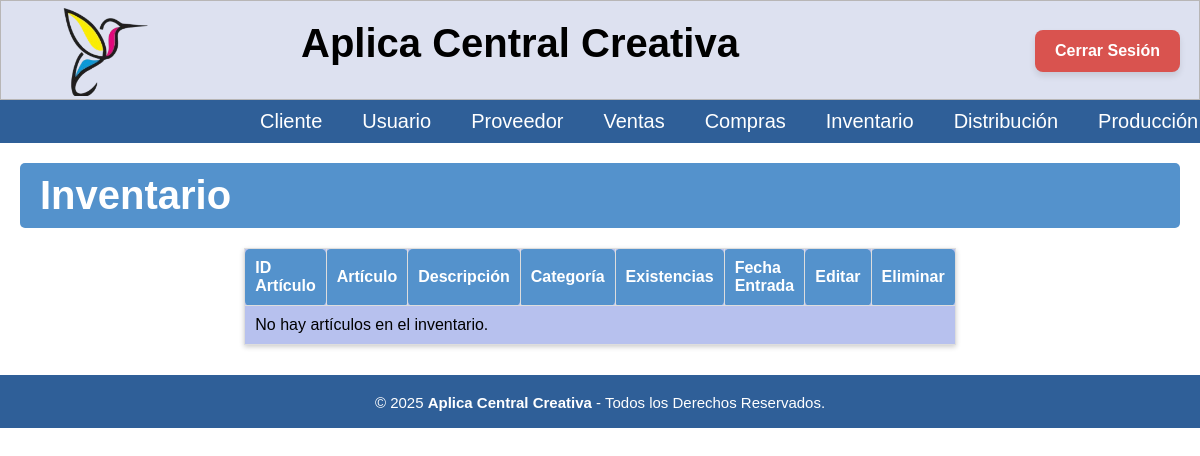
Before: /Inventario/Inventario.php (signed in) with the older database file.
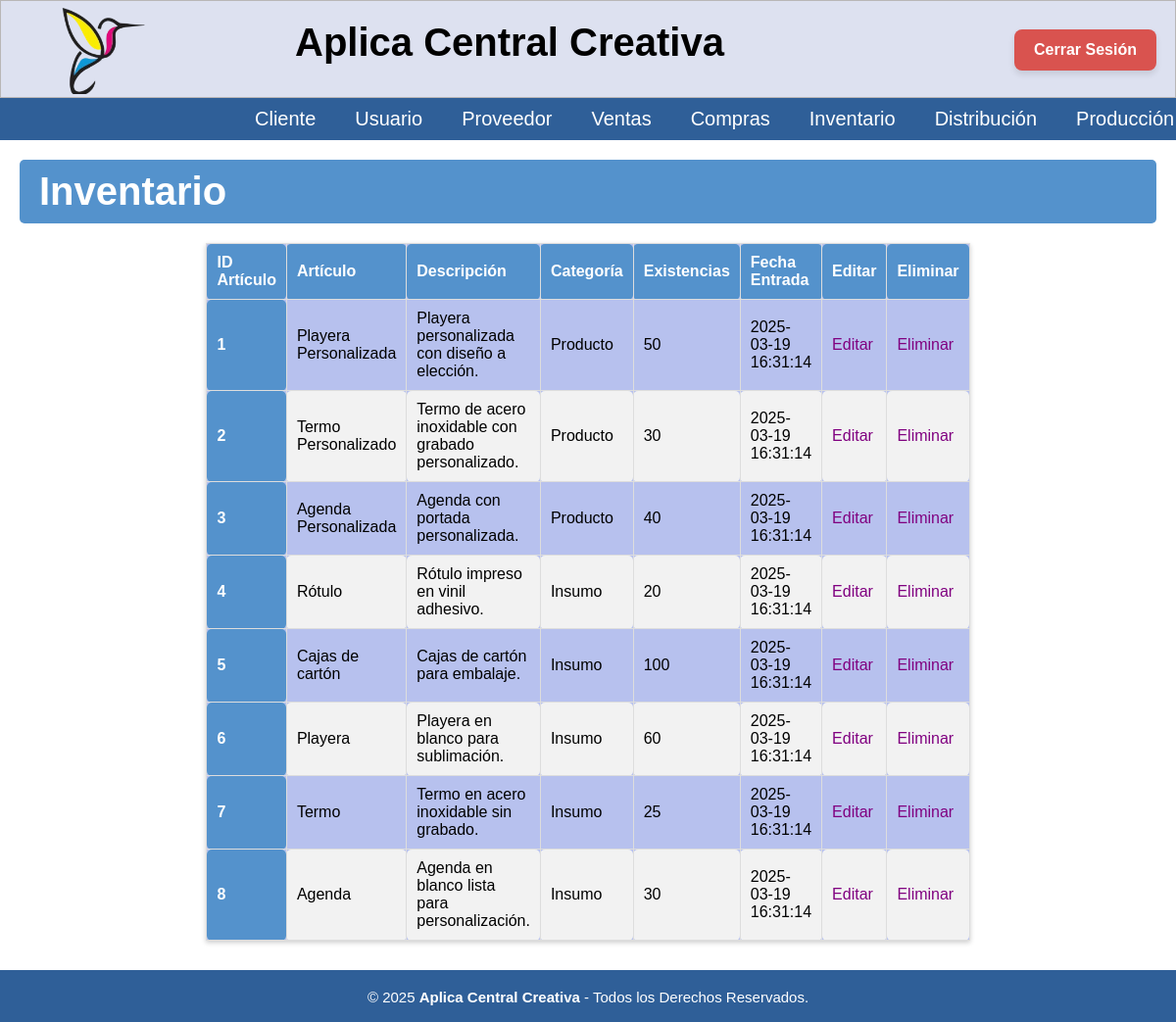
After: the same page with the newer database file.
### tables this page shows
create table articulos(
id_articulo INT NOT NULL PRIMARY KEY,
nombre_articulo VARCHAR(70) NOT NULL,
descripcion TEXT NOT NULL,
categoria ENUM('Insumo', 'Producto') NOT NULL,  
precio NUMERIC(16,2),
costo NUMERIC(16,2),
existencias INT NOT NULL DEFAULT 0,
imagen VARCHAR(255),
fecha_registro DATETIME NOT NULL
);

### Inventario/Inventario.php (the view, shortened to what this page needs)
<?php
include('../BD/ConexionBD.php');
include('../Nav/header.php');
?>
<body>
    <h1 class="titulo">Inventario</h1>
    <table class='tabla_inv'>
        <thead>
            <tr class='cont'>
                <th scope='col'>ID Artículo</th>
                <th scope='col'>Artículo</th>
                <th scope='col'>Descripción</th>
                <th scope='col'>Categoría</th>
                <th scope='col'>Existencias</th>
                <th scope='col'>Fecha Entrada</th>
                <th scope='col'>Editar</th>
                <th scope='col'>Eliminar</th>
            </tr>
        </thead>
        <tbody>
            <?php
            $sql = "SELECT * FROM articulos";
            $result = $conn->query($sql);
            if ($result->num_rows > 0) {
                while ($fila = $result->fetch_assoc()) :
            ?>
                    <tr>
                        <th scope='row'><?= htmlspecialchars($fila['id_articulo']) ?></th>
                        <td><?= htmlspecialchars($fila['nombre_articulo']) ?></td>
                        <td><?= htmlspecialchars($fila['descripcion']) ?></td>
                        <td><?= htmlspecialchars($fila['categoria']) ?></td>
                        <td><?= htmlspecialchars($fila['existencias']) ?></td>
                        <td><?= htmlspecialchars($fila['fecha_registro']) ?></td>
                        <td><a href='Editar/Modificar_I.php?id_articulo=<?= htmlspecialchars($fila['id_articulo']) ?>' class='editar'>Editar</a></td>
                        <td><a href='Eliminar/Eliminar_Inventario.php?id_articulo=<?= htmlspecialchars($fila['id_articulo']) ?>'>Eliminar</a></td>
                    </tr>
            <?php
                endwhile;
            } else {
                echo "<tr><td colspan='9'>No hay artículos en el inventario.</td></tr>";
            }
            ?>
        </tbody>
    </table>
</body>
<?php
include('../Nav/footer.php');
?>
</html>

### BD/ConexionBD.php (shortened to what this page needs)
<!DOCTYPE html>
<html lang="en">
<head>
</head>
<body>
</body>
</html>

### Nav/header.php (shortened to what this page needs)
<?php
$id_rol = $_SESSION['id_rol'];
$menus = [
    1 => [
        "Cliente" => "../Home/inicio.php",
        "Usuario" => "../Usuarios/Usuario.php",
        "Proveedor" => "../Compras/Cotizacion/Cotizar.php",
        "Ventas" => "#",
        "Compras" => [
            "Solicitar" => "Solicitar_Compra.php",
            "Aprobar" => "../Compras/Aprobar/Aprobar_Compra.php"
        ],
        "Inventario" => "..Inventario.php",
        "Distribución" => "../Distribucion/Distribucion.php",
        "Producción" =>[
           "Produccion" => "../Produccion/pro.php",
           "Productor" => "../Produccion/Productor.php"
        ]
    ],
    2 => ["Catalogo" => "../Home/inicio.php"],
    3 => ["Proveedor" => "../Compras/Cotizacion/Cotizar.php"],
    4 => ["Compras" => [
        "Solicitar" => "../Compras/Solicitar/Solicitar_Compra.php",
        "Aprobar" => "../Compras/Aprobar/Aprobar_Compra.php",
    ]],
    5 => ["Ventas" => "../Venta/Detalle_venta.php"],
    6 => ["Producción" => [
          "Produccion" => "../Produccion/pro.php",
           "Productor" => "../Produccion/Productor.php"
    ]],
    7 => ["Distribución" => "../Distribucion/Distribucion.php"],
    8 => ["Inventario" => "#"]
];
?>
<!DOCTYPE html>
<html lang="es">
<head>
    <link rel="stylesheet" href="../CSS/menu.css" type="text/css">
    <link rel="stylesheet" href="../CSS/cabecera.css" type="text/css">
    <link rel="stylesheet" href="../CSS/pie_pagina.css" type="text/css">
    <link rel="stylesheet" href="../CSS/tablas_boton.css" type="text/css">
    <link rel="stylesheet" href="../CSS/formularios.css" type="text/css">
    <link rel="stylesheet" href="../CSS/departamentos.css" type="text/css">
    <link rel="stylesheet" href="../CSS/cabecera2.css" type="text/css">
    <link rel="stylesheet" href="../Home/inicio_usuario.css" type="text/css">
    <link rel="stylesheet" href="../CSS/eliminar.css" type="text/css">
</head>
<body>
<header class="cabecera_p">
    <div class="cabecera">
        <h1 class="nom_sis">Aplica Central Creativa</h1>
        <a href="../Inicio/inicio.php">
            <img src="../Imagenes/acc_logo.png" class="img-logo" alt="Logo">
        </a>
        <div class="logout-container">
            <form method="POST">
                <button type="submit" name="cerrar_sesion" class="btn_logout">Cerrar Sesión</button>
            </form>
        </div>
    </div>
        <div class="header">
            <ul class="nav">
                <?php
                if ($id_rol && isset($menus[$id_rol])) {
                    foreach ($menus[$id_rol] as $nombre => $url) {
                        if (is_array($url)) {
                            echo "<li><a href='#'>$nombre</a><ul class='submenu'>";
                            echo "</ul></li>";
                        } else {
                            echo "<li><a href='$url'>$nombre</a></li>";
                        }
                    }
                } else {
                    echo "<li><a href='#'>Acceso Denegado</a></li>";
                }
                ?>
            </ul>
        </div>
    </header>
</body>
</html>

### Nav/footer.php
<footer class="pie-pagina">
        <div class="grupo-2">
            <small>&copy; 2025 <b>Aplica Central Creativa</b> - Todos los Derechos Reservados.</small>
        </div>
    </footer>

### CSS/menu.css (style rules this page uses)
* { padding: 0px; margin: 0px; }
.header { margin: auto; width: 100%; background-color: #2f5f98; }
ul, ol { list-style: none; }
.nav { display: flex; margin-left: 20%; }
.nav > li { position: relative; float: left; }
.nav li a { background-color: #2f5f98; color: #fff; text-decoration: none; padding: 10px 20px; display: block; }

### CSS/cabecera.css (style rules this page uses)
* { font-family: 'Roboto', sans-serif; }
html { font-size: 20px; overflow-y: auto; }
.cabecera { height: 100px; width: 100%; background-color: rgb(221, 225, 240); border: 0.5px solid rgb(184, 182, 182); }
.nom_sis { position: absolute; margin-top: 20px; margin-left: 300px; }
.img-logo { height: 90px; width: 100px; float: left; margin-left: 50px; margin-top: 5px; }

### CSS/pie_pagina.css (style rules this page uses)
.pie-pagina { width: 100%; margin-top: 30px; }
.pie-pagina .grupo-2 { background-color: #2f5f98; padding: 15px 10px; text-align: center; color: #fff; }
.pie-pagina .grupo-2 small { font-size: 15px; }

### CSS/tablas_boton.css (style rules this page uses)
.titulo { background-color: #5492cc; color: white; padding: 10px 20px; border: none; border-radius: 5px; cursor: pointer; font-family: 'Poppins', sans-serif; margin-left: 20px; margin-top: 20px; margin-right: 20px; }
.tabla_inv { border-collapse: collapse; width: 40%; margin: 20px auto; font-family: 'Roboto', sans-serif; background-color: #b7c1ee; box-shadow: 0 2px 5px rgba(0, 0, 0, 0.2); font-size: 0.8rem; }
.cont { text-align: center; }
.tabla_inv th, .tabla_inv td { border: 1px solid #ddd; padding: 10px 10px; text-align: left; }
.tabla th, .tabla_inv th, .tabla_ped th { background-color: #5492cc; color: white; font-weight: bold; }
.tabla td, .tabla_inv td, .tabla_ped td { color: #000000; }
.tabla_inv tbody tr:nth-child(even) { background-color: #f2f2f2; }
.tabla_inv th, table.tabla_inv td { border-radius: 5px; }
a { text-decoration: underline; color: rgb(0, 0, 0); }

### CSS/formularios.css (style rules this page uses)
.titulo { background-color: #5492cc; color: white; padding: 10px 20px; border: none; border-radius: 5px; cursor: pointer; font-family: 'Poppins', sans-serif; margin-left: 20px; margin-top: 20px; margin-bottom: 20px; margin-right: 20px; }
* { font-family: 'Poppins', sans-serif; margin: 0; padding: 0; box-sizing: border-box; }

### CSS/departamentos.css (style rules this page uses)
a { text-decoration: underline; color: purple; }

### CSS/cabecera2.css (style rules this page uses)
* { padding: 0px; margin: 0px; }
.header { margin: auto; width: 100%; background-color: #2f5f98; }
ul, ol { list-style: none; }
.nav { display: flex; margin-left: 20%; }
.nav > li { position: relative; float: left; }
.nav li a { background-color: #2f5f98; color: #fff; text-decoration: none; padding: 10px 20px; display: block; }
h1, h2 { color: #000000; }
table { width: 100%; margin-bottom: 20px; border-collapse: collapse; }
table, th, td { border: 1px solid #ddd; }
th, td { padding: 10px; text-align: left; }
.logout-container { position: absolute; top: 30px; right: 20px; }
.btn_logout { background-color: #d9534f; color: white; border: none; padding: 12px 20px; font-size: 16px; font-weight: bold; cursor: pointer; border-radius: 8px; transition: all 0.3s ease; box-shadow: 0 4px 6px rgba(0, 0, 0, 0.1); margin-left: 10px; }

### Home/inicio_usuario.css (style rules this page uses)
:root { --color-negro: #444A47; --color-fondo: #F7F9FD; --color-footer: #151515; }
* { padding: 0px; margin: 0; }
body { font-family: 'Poppins', sans-serif; }
.hm-wrapper, body { min-height: 100%; }
a { text-decoration: none; }
ul, ol { list-style: none; }
img { width: 100%; height: 100%; object-fit: cover; vertical-align: middle; border-style: none; }

### CSS/eliminar.css (style rules this page uses)
.titulo { background-color: #5492cc; color: white; padding: 10px 20px; border: none; border-radius: 5px; cursor: pointer; font-family: 'Poppins', sans-serif; margin-left: 20px; margin-top: 20px; margin-right: 20px; }
h1, h2 { color: #000000; }
table { width: 100%; margin-bottom: 20px; border-collapse: collapse; }
table, th, td { border: 1px solid #ddd; }
th, td { padding: 10px; text-align: left; }

Changed rows visible on the page:
added articulos: id_articulo "1", nombre_articulo "Playera Personalizada", descripcion "Playera personalizada con diseño a elección.", categoria "Producto", existencias "50", fecha_registro "2025-03-19 16:31:14"
added articulos: id_articulo "2", nombre_articulo "Termo Personalizado", descripcion "Termo de acero inoxidable con grabado personalizado.", categoria "Producto", existencias "30", fecha_registro "2025-03-19 16:31:14"
added articulos: id_articulo "3", nombre_articulo "Agenda Personalizada", descripcion "Agenda con portada personalizada.", categoria "Producto", existencias "40", fecha_registro "2025-03-19 16:31:14"
added articulos: id_articulo "4", nombre_articulo "Rótulo", descripcion "Rótulo impreso en vinil adhesivo.", categoria "Insumo", existencias "20", fecha_registro "2025-03-19 16:31:14"
added articulos: id_articulo "5", nombre_articulo "Cajas de cartón", descripcion "Cajas de cartón para embalaje.", categoria "Insumo", existencias "100", fecha_registro "2025-03-19 16:31:14"
added articulos: id_articulo "6", nombre_articulo "Playera", descripcion "Playera en blanco para sublimación.", categoria "Insumo", existencias "60", fecha_registro "2025-03-19 16:31:14"
added articulos: id_articulo "7", nombre_articulo "Termo", descripcion "Termo en acero inoxidable sin grabado.", categoria "Insumo", existencias "25", fecha_registro "2025-03-19 16:31:14"
added articulos: id_articulo "8", nombre_articulo "Agenda", descripcion "Agenda en blanco lista para personalización.", categoria "Insumo", existencias "30", fecha_registro "2025-03-19 16:31:14"
Other visible differences:
text no longer shown: "No hay artículos en el inventario."
